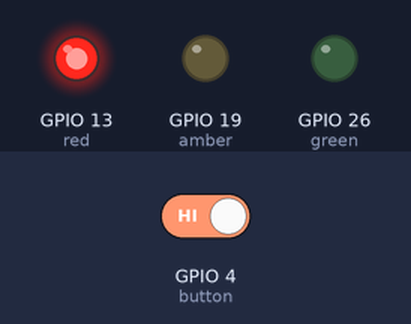
The program below on a simulated Raspberry Pi (BCM pin numbers). Shown: output pins drawn as LEDs (lit = HIGH). The test bench sets the inputs (shaded band); at power-on: GPIO 4 (button) HIGH.

Above: at 4.2 s.
4.3 s: GPIO 4 (button) driven HIGH
At 5.9 s:
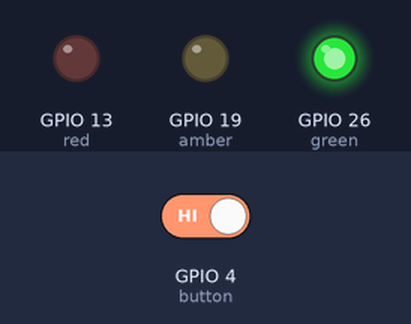
6.5 s: GPIO 4 (button) driven LOW
At 7.0 s:
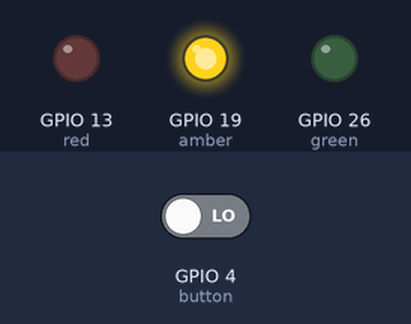
Timing chart, 0 to 15.0 s (numbered marks = the images above; inputs shaded):
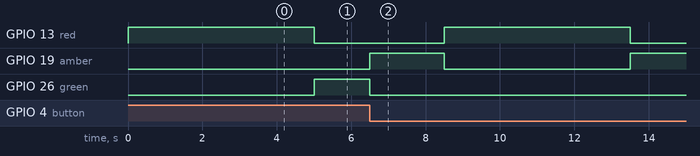

The program:

crosswalk_simulation.py
```python
from traffic_lights import TrafficLights
from time import sleep
from gpiozero import Button

button = Button(4)
t_f = TrafficLights(13, 19, 26)

while True:
    t_f.red()
    sleep(5)
    t_f.green()
    button.wait_for_press(5)
    t_f.amber()
    sleep(2)
```

traffic_lights.py
```python
from gpiozero import LED


class TrafficLights:
    def __init__(self, redPin, amberPin, greenPin):
        self.redPin = redPin
        self.amberPin = amberPin
        self.greenPin = greenPin
        self.greenLed = LED(greenPin)
        self.redLed = LED(redPin)
        self.amberLed = LED(amberPin)

    def red(self):
        self.redLed.on()
        self.greenLed.off()
        self.amberLed.off()

    def amber(self):
        self.amberLed.on()
        self.redLed.off()
        self.greenLed.off()

    def green(self):
        self.greenLed.on()
        self.redLed.off()
        self.amberLed.off()
```

Measured:
- after the input at 6.5 s, GPIO 13 (red): LOW → HIGH after 2.0 s instead of 5.5 s; GPIO 26 (green): HIGH → LOW after 0.00 s instead of 3.5 s
